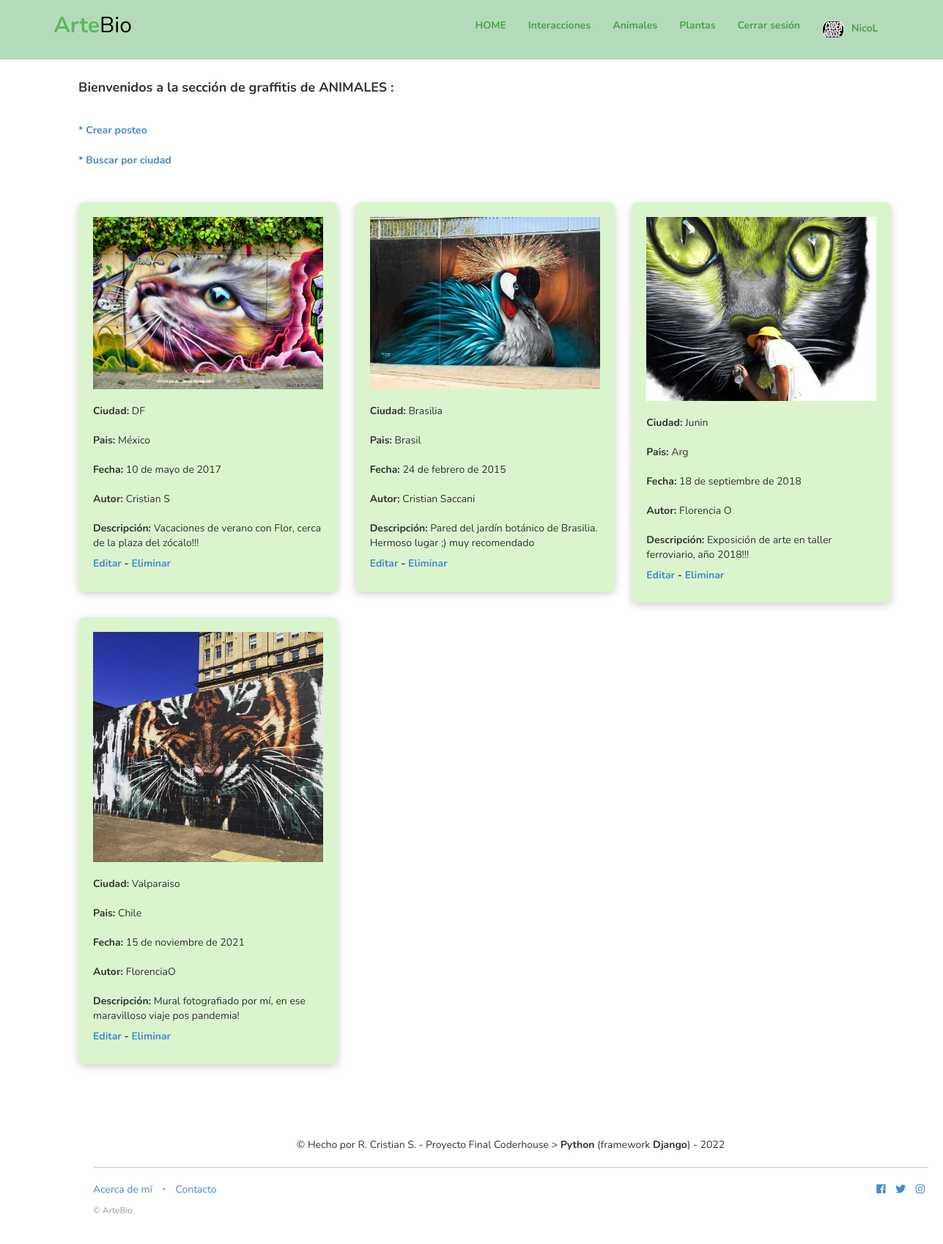
The app's page /p_animal/ (signed in) with its own data.
### app_agenda/models.py (models this page shows, shortened)
class Avatar(models.Model):
    user = models.OneToOneField(User, on_delete=models.CASCADE, null=True)
    imagen = models.ImageField(upload_to='avatares', null=True, blank = True)

class Posteo_animales (models.Model):
    ciudad=models.CharField(max_length=60)
    pais=models.CharField(max_length=40)
    imagen=models.ImageField(upload_to='imagenes', null=True)
    fecha=models.DateField()
    autor=models.CharField(max_length=60)
    descripcion= models.CharField(max_length=200, blank=True)

### app_agenda/views.py (the view)
# urls.py: path('p_animal/', views.p_animal, name="p_animal"),
@login_required
def p_animal (request):
    posteos_a = Posteo_animales.objects.all()
    contexto= {"posteos":posteos_a}
    borrado= request.GET.get("borrado",None)
    contexto ["borrado"] = borrado
    return render (request, "app_agenda/plantilla_2.html", contexto)

### app_agenda/templates/app_agenda/plantilla_2.html (shortened to what this page needs)
{% extends "app_agenda/plantilla_base.html" %}
{% load static %}
{% block contenido_base %}
<div style="padding-top: 100px;">
<div style="padding-left: 107px;">
<h4>Bienvenidos a la sección de graffitis de <b>ANIMALES</b> : <br></h4>
<br>
<h5><td><a href="{% url 'form_animales' %}"> * Crear posteo </a></td><br><br></h5>
<h5><td><a href="{% url 'busqueda_animales' %}">* Buscar por ciudad</a></td></h5>
<br><br>
{% if posteos %}
{% for posteo in posteos %}
<div style="padding:20px; background: rgb(218, 245, 205); border-radius:8px; box-shadow: 0 3px 12px 0 rgba(0,0,0,.2); display: inline-block; margin: 0 20px 20px 0; vertical-align: top; max-width: 30%;">
<img src="{{posteo.imagen.url}}" width="100%"><br><br>
<b>Ciudad:</b> <td>{{posteo.ciudad}}</td><br><br>
 <b>Pais:</b> <td>{{posteo.pais}}</td><br><br>
 <b>Fecha:</b> <td>{{posteo.fecha}}</td><br><br>
<b>Autor:</b> <td>{{posteo.autor}}</td><br><br>
 <b>Descripción:</b> <td>{{posteo.descripcion}}</td><br>
<h5><td><a href="{% url 'editar_item_animales' posteo.id %}">Editar</a></td>   -
<td><a href="{% url 'eliminar_item_animales' posteo.id %}">Eliminar</a></td></h5>
</div>
{% endfor %}
{% else %}
<h3>Actualmente no hay posteos en esta sección</h3>
{% endif %}
{% endblock contenido_base %}

### app_agenda/templates/app_agenda/plantilla_base.html (shortened to what this page needs)
{% load static %}
<!DOCTYPE html>
<html>
  <head>
    <link href= "{% static '/app_agenda/css/bootshape.css' %}" rel="stylesheet">
    <link href="{% static 'app_agenda/css/bootstrap.css' %}" rel="stylesheet">
  </head>
  <body>
    <div class="navbar navbar-default navbar-fixed-top" role="navigation">
      <div class="container">
        <div class="navbar-header">
         <a class="navbar-brand" href="{% url 'inicio' %}"><strong class="green">Arte</strong>Bio</a>
        </div>
        <nav role="navigation" class="collapse navbar-collapse navbar-right">
          <ul class="navbar-nav nav">
            <li ><a href="{% url 'inicio' %}">HOME</a></li>
            <li><a href="{% url 'p_interacciones' %}">Interacciones</a></li>
            <li><a href="{% url 'p_animal' %}">Animales</a></li>
            <li><a href="{% url 'p_plantas' %}">Plantas</a></li>
            {% if user.is_authenticated %}
            <li><a href="{% url 'logout' %}" >Cerrar sesión</a></li>
            <li><a href="{% url 'datos_usuario' %}" > <picture style="position: relative; display: inline-block; vertical-align: middle; width: 30px; height: 30px; border-radius: 30px; overflow: hidden; margin-right: 10px;"><img style="width: 100%; position: absolute; top:50%; transform: translateY(-50%); left:0;" src="{{ user.avatar.imagen.url }}" /></picture>{{user}} </a></li>
            {% else %}
            <li ><a href="{% url 'registro' %}">Registrarse</a></li>
            <li><a href="{% url 'Login' %}" >Iniciar sesión</a></li>
            {% endif %}
          </ul>
        </nav>
      </div>
    </div>
  {% block contenido_base %}
  {% endblock contenido_base %}
 <footer class="footer bg-light">
  <div class="container">
    <p class="text-center" style="border-bottom: solid 1px #ccc; padding-bottom: 20px; margin-bottom: 20px;">&copy;  Hecho por R. Cristian S. - Proyecto Final Coderhouse > <b>Python</b> (framework <b>Django</b>) - 2022 </p>
      <div class="row">
          <div class="col-lg-6 h-100  text-lg-start my-auto">
              <ul class="list-inline mb-2">
                  <li class="list-inline-item"><a href="{% url 'acerca' %}">Acerca de mí</a></li>
                  <li class="list-inline-item">⋅</li>
                  <li class="list-inline-item"><a href="{% url 'contacto' %}">Contacto</a></li>
              </ul>
              <p class="text-muted small mb-4 mb-lg-0">&copy; ArteBio</p>
          </div>
          <div class="col-lg-6 h-100 text-right text-lg-end my-auto">
              <ul class="list-inline mb-0">
                  <li class="list-inline-item me-4">
                    <a href="https://www.facebook.com/cristian.saccani.3/" target="_blank" ><i class="fab fa-facebook"></i></a>
                  </li>
                  <li class="list-inline-item me-4">
                    <a href="https://www.instagram.com/natgeo/"><i class="fab fa-twitter"></i></a>
                  </li>
                  <li class=" list-inline-item">
                      <a href="https://www.instagram.com/cristian.saccani.3/" target="_blank"><i class="fab fa-instagram"></i></a>
                  </li>
              </ul>
          </div>
      </div>
  </div>
</footer>
  <link rel="stylesheet" href="https://use.fontawesome.com/releases/v5.6.3/css/all.css">
  </body>
</html>

### app_agenda/static/app_agenda/css/bootshape.css (style rules this page uses)
body { background-image:url('../img/bg.png'); background-repeat:repeat; }
.navbar { background-image:url('../img/bg.png'); background-repeat:repeat; }
.green { color: #5cb85c; }
.footer { margin-top: 40px; padding: 40px 0; }

### records on screen
Posteo_animales: imagen (picture), ciudad "DF", pais "México", fecha "10 de mayo de 2017", autor "Cristian S", descripcion "Vacaciones de verano con Flor, cerca de la plaza del zócalo!!!"
Posteo_animales: imagen (picture), ciudad "Brasilia", pais "Brasil", fecha "24 de febrero de 2015", autor "Cristian Saccani", descripcion "Pared del jardín botánico de Brasilia. Hermoso lugar ;) muy recomendado"
Posteo_animales: imagen (picture), ciudad "Junin", pais "Arg", fecha "18 de septiembre de 2018", autor "Florencia O", descripcion "Exposición de arte en taller ferroviario, año 2018!!!"
Posteo_animales: imagen (picture), ciudad "Valparaiso", pais "Chile", fecha "15 de noviembre de 2021", autor "FlorenciaO", descripcion "Mural fotografiado por mí, en ese maravilloso viaje pos pandemia!"

### other values on screen
{{ user }} "NicoL"
